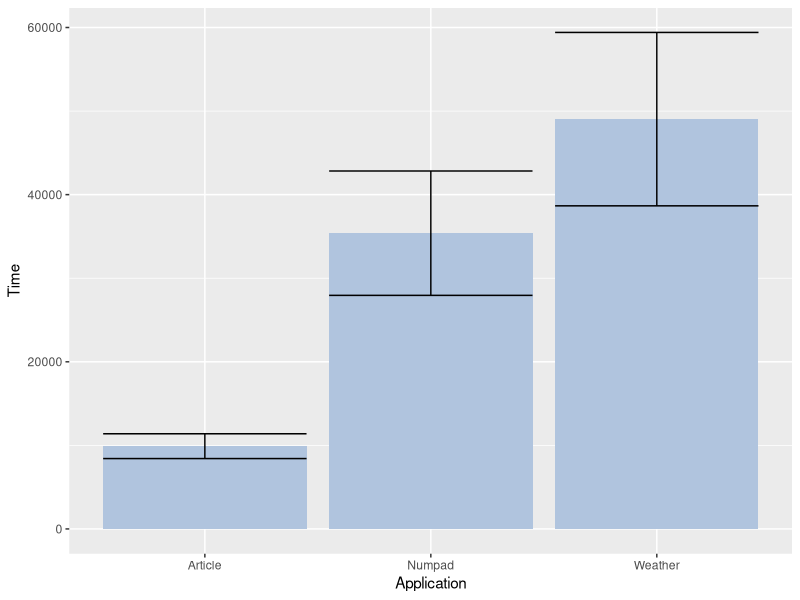
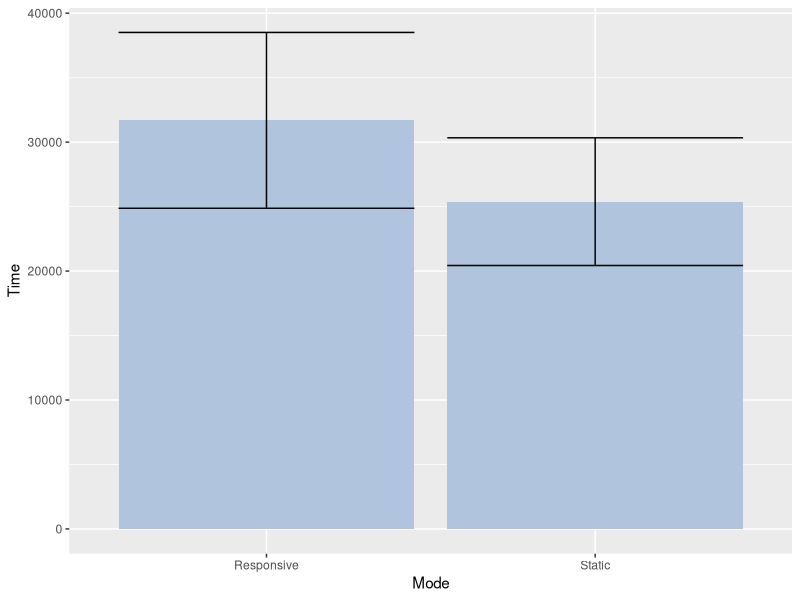
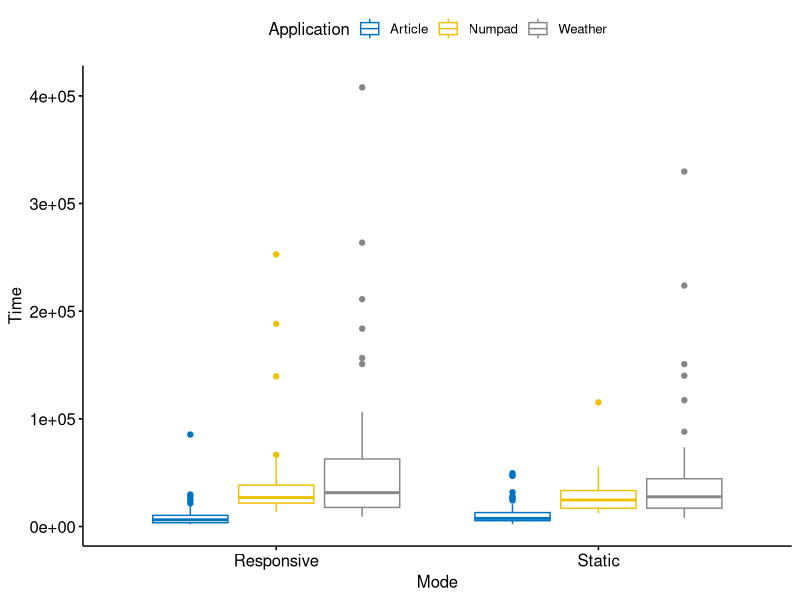
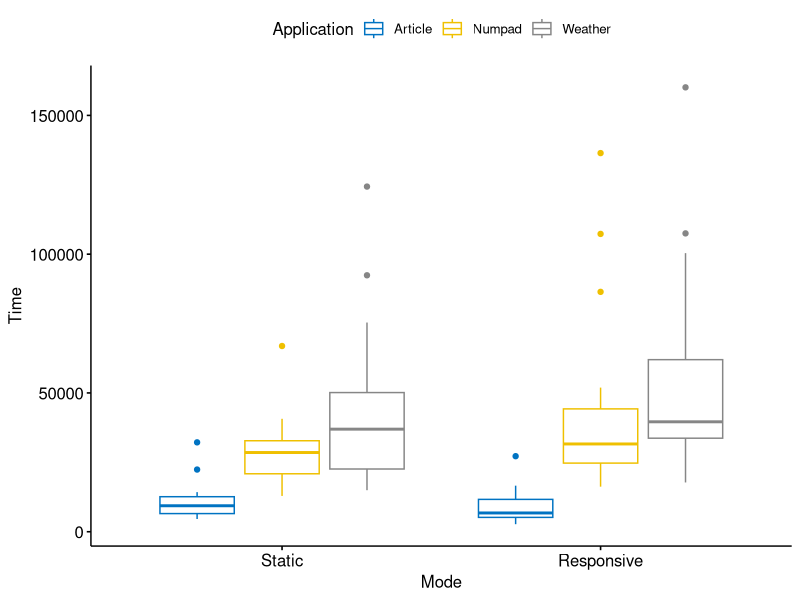

The R script that drew these images, in order:
rm(list = ls())

#library(FSA) # <?>
#library(DescTools)
#library(tidyr)
#library(tidyverse)

library(plyr)
library(dplyr)
library(ggplot2)
library(ggpubr)
library(rstatix)

# Unix style: 
# my_data <- read.csv("/Users/holl/Dropbox/Documents/2022-AbbyMS/ResponsiveARExperimentData.csv", header = TRUE, fileEncoding = 'UTF-8-BOM')

# Windows style: 
my_data <- read.csv("ExperimentData2.csv", header= TRUE, fileEncoding = 'UTF-8-BOM')


# averaging over all the tasks per application (since there is an unequal number of tasks it cannot easily be a separate within-subject variable)
f <- ddply(select(my_data, -Task),.(userID, Mode, Application),colwise(mean)) 

# Perform ANOVA
res.aov <- anova_test( data = f, dv = Time, wid = userID, within = Application, between = Mode)


# Some visualizations: bar plot with CI whiskers 
ggplot(my_data, aes(x=Application, y=Time)) + geom_bar(stat = "summary", fun = "mean", fill="lightsteelblue") + geom_errorbar(stat="summary", fun.data="mean_se", fun.args = list(mult = 1.96))
ggplot(my_data, aes(x=Mode, y=Time)) + geom_bar(stat = "summary", fun = "mean", fill="lightsteelblue") + geom_errorbar(stat="summary", fun.data="mean_se", fun.args = list(mult = 1.96))
# all data in box plots: 
ggboxplot(my_data, x = "Mode", y = "Time", color = "Application", palette = "jco")
# aggregated over task: 
ggboxplot(f, x = "Mode", y = "Time", color = "Application", palette = "jco")


res.aov <- anova_test( data = f, dv = Time, wid = userID, between = Mode, within = Application)
get_anova_table(res.aov)

pwc <- f %>% group_by(Application) %>% pairwise_t_test(Time ~ Mode, p.adjust.method = "bonferroni")
pwc